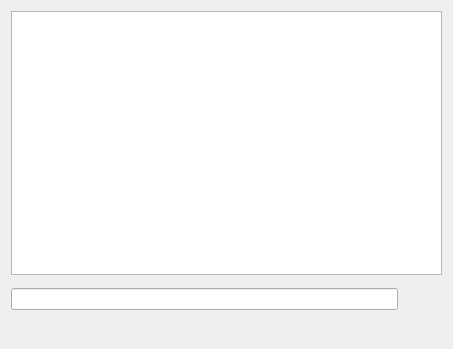
<?xml version="1.0" encoding="UTF-8"?>
<ui version="4.0">
 <class>ChatDialog</class>
 <widget class="QDialog" name="ChatDialog">
  <property name="geometry">
   <rect>
    <x>0</x>
    <y>0</y>
    <width>453</width>
    <height>349</height>
   </rect>
  </property>
  <property name="windowTitle">
   <string>Dialog</string>
  </property>
  <layout class="QGridLayout" name="gridLayout">
   <item row="0" column="0" colspan="2">
    <widget class="QTextBrowser" name="chatEdit">
     <property name="focusPolicy">
      <enum>Qt::ClickFocus</enum>
     </property>
    </widget>
   </item>
   <item row="1" column="0">
    <widget class="QLineEdit" name="messageEdit"/>
   </item>
   <item row="1" column="1">
    <widget class="QToolButton" name="sendToolButton">
     <property name="text">
      <string/>
     </property>
     <property name="icon">
      <iconset resource="systray.qrc">
       <normaloff>:/images/dialog-ok-apply.png</normaloff>:/images/dialog-ok-apply.png</iconset>
     </property>
     <property name="iconSize">
      <size>
       <width>30</width>
       <height>30</height>
      </size>
     </property>
     <property name="autoRaise">
      <bool>true</bool>
     </property>
    </widget>
   </item>
   <item row="2" column="0" colspan="2">
    <widget class="QLabel" name="buddyStatusLabel">
     <property name="text">
      <string/>
     </property>
    </widget>
   </item>
  </layout>
 </widget>
 <resources>
  <include location="systray.qrc"/>
 </resources>
 <connections/>
</ui>
